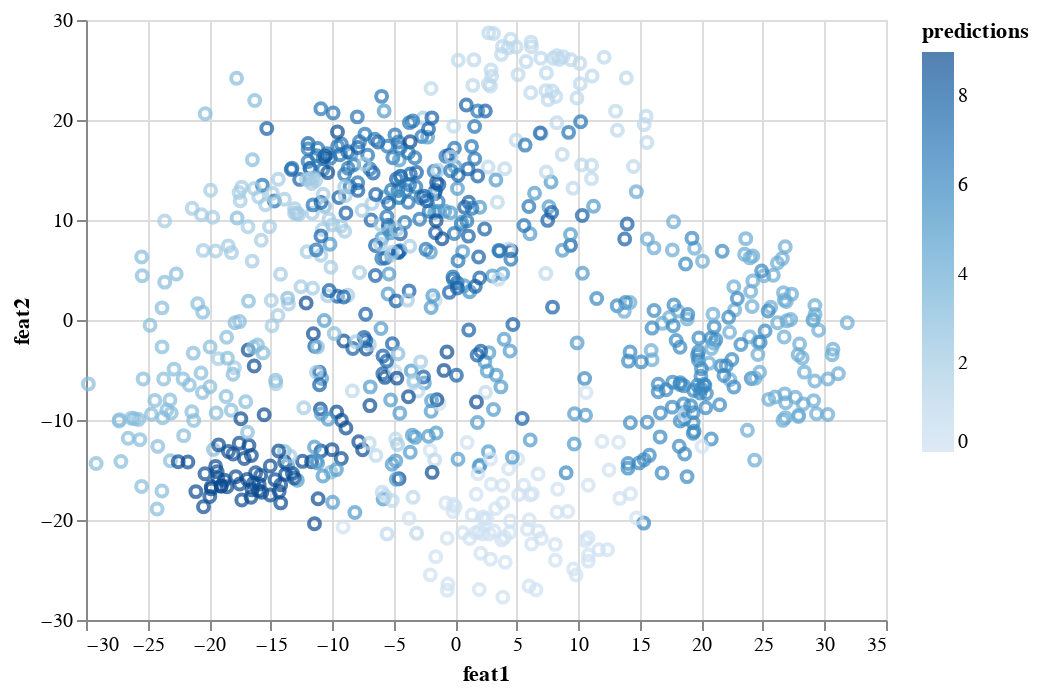

Notebook code cell kept with this figure:
### Code cell
import altair as alt

alt.Chart(df_pca).mark_point().encode(
x='feat1',
y='feat2',
color='predictions')

### Figure 1 — Vega-Lite specification as saved in the notebook (floating-point values rounded to 4 significant figures; data arrays with more than 128 entries replaced by an {"elided": "..."} marker saying what was removed)
{"config": {"view": {"continuousWidth": 400, "continuousHeight": 300}}, "data": {"name": "data-25a6cbe9d87076d33aa2819cb3921d8d"}, "mark": "point", "encoding": {"color": {"type": "quantitative", "field": "predictions"}, "x": {"type": "quantitative", "field": "feat1"}, "y": {"type": "quantitative", "field": "feat2"}}, "$schema": "https://vega.github.io/schema/vega-lite/v4.8.1.json", "datasets": {"data-25a6cbe9d87076d33aa2819cb3921d8d": {"elided": "797 records"}}}
